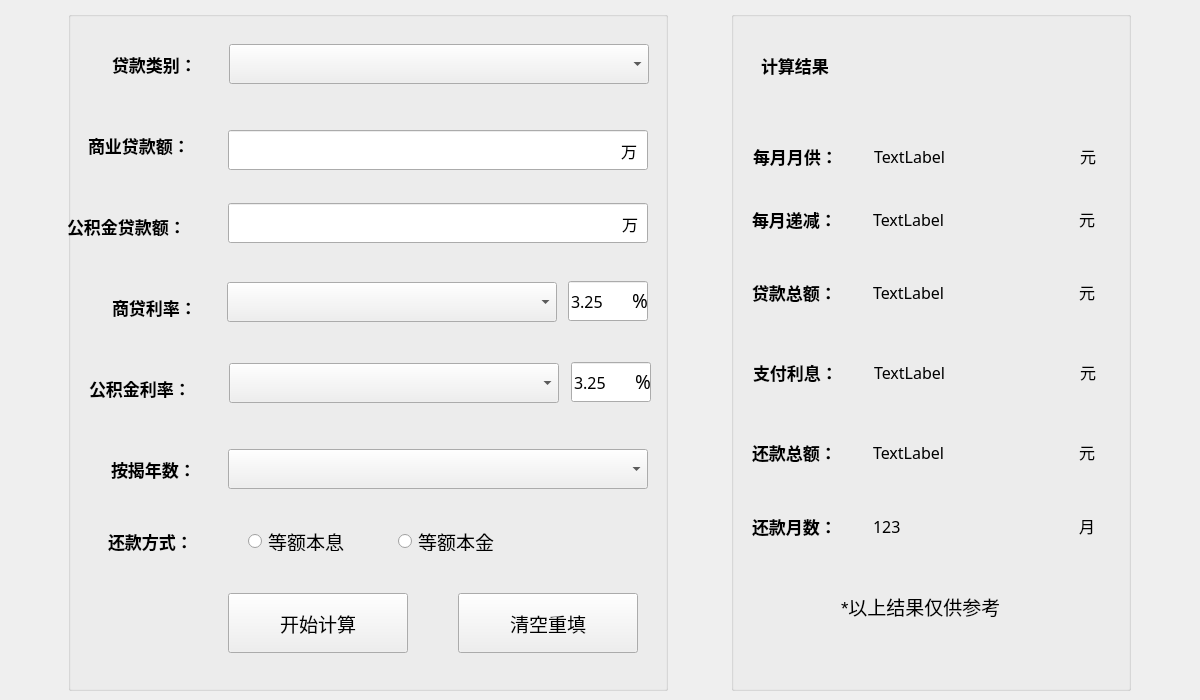
<?xml version="1.0" encoding="UTF-8"?>
<ui version="4.0">
 <class>Widget3</class>
 <widget class="QWidget" name="Widget3">
  <property name="geometry">
   <rect>
    <x>0</x>
    <y>0</y>
    <width>1200</width>
    <height>700</height>
   </rect>
  </property>
  <property name="minimumSize">
   <size>
    <width>1200</width>
    <height>700</height>
   </size>
  </property>
  <property name="maximumSize">
   <size>
    <width>1200</width>
    <height>700</height>
   </size>
  </property>
  <property name="windowTitle">
   <string>Form</string>
  </property>
  <layout class="QHBoxLayout" name="horizontalLayout">
   <item>
    <widget class="QGroupBox" name="groupBox">
     <property name="minimumSize">
      <size>
       <width>600</width>
       <height>680</height>
      </size>
     </property>
     <property name="maximumSize">
      <size>
       <width>600</width>
       <height>680</height>
      </size>
     </property>
     <property name="title">
      <string/>
     </property>
     <widget class="QLabel" name="label10_2">
      <property name="geometry">
       <rect>
        <x>554</x>
        <y>193</y>
        <width>41</width>
        <height>40</height>
       </rect>
      </property>
      <property name="minimumSize">
       <size>
        <width>0</width>
        <height>40</height>
       </size>
      </property>
      <property name="maximumSize">
       <size>
        <width>16777215</width>
        <height>40</height>
       </size>
      </property>
      <property name="font">
       <font>
        <family>黑体</family>
        <pointsize>12</pointsize>
       </font>
      </property>
      <property name="text">
       <string>万</string>
      </property>
     </widget>
     <widget class="QRadioButton" name="rbtn1">
      <property name="geometry">
       <rect>
        <x>180</x>
        <y>520</y>
        <width>115</width>
        <height>20</height>
       </rect>
      </property>
      <property name="minimumSize">
       <size>
        <width>115</width>
        <height>20</height>
       </size>
      </property>
      <property name="maximumSize">
       <size>
        <width>115</width>
        <height>20</height>
       </size>
      </property>
      <property name="font">
       <font>
        <family>新宋体</family>
        <pointsize>14</pointsize>
       </font>
      </property>
      <property name="text">
       <string>等额本息</string>
      </property>
     </widget>
     <widget class="QLabel" name="label6">
      <property name="geometry">
       <rect>
        <x>43</x>
        <y>447</y>
        <width>115</width>
        <height>22</height>
       </rect>
      </property>
      <property name="minimumSize">
       <size>
        <width>115</width>
        <height>22</height>
       </size>
      </property>
      <property name="maximumSize">
       <size>
        <width>115</width>
        <height>22</height>
       </size>
      </property>
      <property name="font">
       <font>
        <family>黑体</family>
        <pointsize>13</pointsize>
        <weight>75</weight>
        <bold>true</bold>
       </font>
      </property>
      <property name="text">
       <string>按揭年数：</string>
      </property>
     </widget>
     <widget class="QLabel" name="label1_3">
      <property name="geometry">
       <rect>
        <x>-1</x>
        <y>204</y>
        <width>150</width>
        <height>22</height>
       </rect>
      </property>
      <property name="minimumSize">
       <size>
        <width>150</width>
        <height>22</height>
       </size>
      </property>
      <property name="maximumSize">
       <size>
        <width>150</width>
        <height>22</height>
       </size>
      </property>
      <property name="font">
       <font>
        <family>黑体</family>
        <pointsize>13</pointsize>
        <weight>75</weight>
        <bold>true</bold>
       </font>
      </property>
      <property name="text">
       <string>公积金贷款额：</string>
      </property>
     </widget>
     <widget class="QPushButton" name="btn2">
      <property name="geometry">
       <rect>
        <x>390</x>
        <y>582</y>
        <width>180</width>
        <height>60</height>
       </rect>
      </property>
      <property name="minimumSize">
       <size>
        <width>180</width>
        <height>60</height>
       </size>
      </property>
      <property name="maximumSize">
       <size>
        <width>180</width>
        <height>60</height>
       </size>
      </property>
      <property name="font">
       <font>
        <family>黑体</family>
        <pointsize>14</pointsize>
       </font>
      </property>
      <property name="text">
       <string>清空重填</string>
      </property>
     </widget>
     <widget class="QLabel" name="label7_2">
      <property name="geometry">
       <rect>
        <x>21</x>
        <y>366</y>
        <width>130</width>
        <height>22</height>
       </rect>
      </property>
      <property name="minimumSize">
       <size>
        <width>130</width>
        <height>22</height>
       </size>
      </property>
      <property name="maximumSize">
       <size>
        <width>130</width>
        <height>22</height>
       </size>
      </property>
      <property name="font">
       <font>
        <family>黑体</family>
        <pointsize>13</pointsize>
        <weight>75</weight>
        <bold>true</bold>
       </font>
      </property>
      <property name="text">
       <string>公积金利率：</string>
      </property>
     </widget>
     <widget class="QRadioButton" name="rbtn2">
      <property name="geometry">
       <rect>
        <x>330</x>
        <y>520</y>
        <width>115</width>
        <height>20</height>
       </rect>
      </property>
      <property name="minimumSize">
       <size>
        <width>115</width>
        <height>20</height>
       </size>
      </property>
      <property name="maximumSize">
       <size>
        <width>115</width>
        <height>20</height>
       </size>
      </property>
      <property name="font">
       <font>
        <family>新宋体</family>
        <pointsize>14</pointsize>
       </font>
      </property>
      <property name="text">
       <string>等额本金</string>
      </property>
     </widget>
     <widget class="QLabel" name="label7">
      <property name="geometry">
       <rect>
        <x>44</x>
        <y>285</y>
        <width>115</width>
        <height>22</height>
       </rect>
      </property>
      <property name="minimumSize">
       <size>
        <width>115</width>
        <height>22</height>
       </size>
      </property>
      <property name="maximumSize">
       <size>
        <width>115</width>
        <height>22</height>
       </size>
      </property>
      <property name="font">
       <font>
        <family>黑体</family>
        <pointsize>13</pointsize>
        <weight>75</weight>
        <bold>true</bold>
       </font>
      </property>
      <property name="text">
       <string>商贷利率：</string>
      </property>
     </widget>
     <widget class="QLabel" name="label1_2">
      <property name="geometry">
       <rect>
        <x>20</x>
        <y>123</y>
        <width>130</width>
        <height>22</height>
       </rect>
      </property>
      <property name="minimumSize">
       <size>
        <width>130</width>
        <height>22</height>
       </size>
      </property>
      <property name="maximumSize">
       <size>
        <width>130</width>
        <height>22</height>
       </size>
      </property>
      <property name="font">
       <font>
        <family>黑体</family>
        <pointsize>13</pointsize>
        <weight>75</weight>
        <bold>true</bold>
       </font>
      </property>
      <property name="text">
       <string>商业贷款额：</string>
      </property>
     </widget>
     <widget class="QLabel" name="label8">
      <property name="geometry">
       <rect>
        <x>40</x>
        <y>519</y>
        <width>115</width>
        <height>22</height>
       </rect>
      </property>
      <property name="minimumSize">
       <size>
        <width>115</width>
        <height>22</height>
       </size>
      </property>
      <property name="maximumSize">
       <size>
        <width>115</width>
        <height>22</height>
       </size>
      </property>
      <property name="font">
       <font>
        <family>黑体</family>
        <pointsize>13</pointsize>
        <weight>75</weight>
        <bold>true</bold>
       </font>
      </property>
      <property name="text">
       <string>还款方式：</string>
      </property>
     </widget>
     <widget class="QLabel" name="label1">
      <property name="geometry">
       <rect>
        <x>44</x>
        <y>42</y>
        <width>115</width>
        <height>22</height>
       </rect>
      </property>
      <property name="minimumSize">
       <size>
        <width>115</width>
        <height>22</height>
       </size>
      </property>
      <property name="maximumSize">
       <size>
        <width>115</width>
        <height>22</height>
       </size>
      </property>
      <property name="font">
       <font>
        <family>黑体</family>
        <pointsize>13</pointsize>
        <weight>75</weight>
        <bold>true</bold>
       </font>
      </property>
      <property name="text">
       <string>贷款类别：</string>
      </property>
     </widget>
     <widget class="QPushButton" name="btn1">
      <property name="geometry">
       <rect>
        <x>160</x>
        <y>582</y>
        <width>180</width>
        <height>60</height>
       </rect>
      </property>
      <property name="minimumSize">
       <size>
        <width>180</width>
        <height>60</height>
       </size>
      </property>
      <property name="maximumSize">
       <size>
        <width>180</width>
        <height>60</height>
       </size>
      </property>
      <property name="font">
       <font>
        <family>黑体</family>
        <pointsize>14</pointsize>
       </font>
      </property>
      <property name="text">
       <string>开始计算</string>
      </property>
     </widget>
     <widget class="QLineEdit" name="lineEdit1">
      <property name="geometry">
       <rect>
        <x>160</x>
        <y>119</y>
        <width>420</width>
        <height>40</height>
       </rect>
      </property>
      <property name="minimumSize">
       <size>
        <width>420</width>
        <height>40</height>
       </size>
      </property>
      <property name="maximumSize">
       <size>
        <width>420</width>
        <height>40</height>
       </size>
      </property>
      <property name="font">
       <font>
        <family>微软雅黑 Light</family>
        <pointsize>12</pointsize>
       </font>
      </property>
     </widget>
     <widget class="QComboBox" name="comboBox4">
      <property name="geometry">
       <rect>
        <x>160</x>
        <y>438</y>
        <width>420</width>
        <height>40</height>
       </rect>
      </property>
      <property name="minimumSize">
       <size>
        <width>420</width>
        <height>40</height>
       </size>
      </property>
      <property name="maximumSize">
       <size>
        <width>420</width>
        <height>40</height>
       </size>
      </property>
      <property name="font">
       <font>
        <family>微软雅黑 Light</family>
        <pointsize>12</pointsize>
       </font>
      </property>
     </widget>
     <widget class="QLineEdit" name="lineEdit2">
      <property name="geometry">
       <rect>
        <x>160</x>
        <y>192</y>
        <width>420</width>
        <height>40</height>
       </rect>
      </property>
      <property name="minimumSize">
       <size>
        <width>420</width>
        <height>40</height>
       </size>
      </property>
      <property name="maximumSize">
       <size>
        <width>420</width>
        <height>40</height>
       </size>
      </property>
      <property name="font">
       <font>
        <family>微软雅黑 Light</family>
        <pointsize>12</pointsize>
       </font>
      </property>
     </widget>
     <widget class="QComboBox" name="comboBox1">
      <property name="geometry">
       <rect>
        <x>161</x>
        <y>33</y>
        <width>420</width>
        <height>40</height>
       </rect>
      </property>
      <property name="minimumSize">
       <size>
        <width>420</width>
        <height>40</height>
       </size>
      </property>
      <property name="maximumSize">
       <size>
        <width>420</width>
        <height>40</height>
       </size>
      </property>
      <property name="font">
       <font>
        <family>微软雅黑 Light</family>
        <pointsize>12</pointsize>
       </font>
      </property>
     </widget>
     <widget class="QLabel" name="label10">
      <property name="geometry">
       <rect>
        <x>553</x>
        <y>120</y>
        <width>31</width>
        <height>40</height>
       </rect>
      </property>
      <property name="minimumSize">
       <size>
        <width>0</width>
        <height>40</height>
       </size>
      </property>
      <property name="maximumSize">
       <size>
        <width>16777215</width>
        <height>40</height>
       </size>
      </property>
      <property name="font">
       <font>
        <family>黑体</family>
        <pointsize>12</pointsize>
       </font>
      </property>
      <property name="text">
       <string>万</string>
      </property>
     </widget>
     <widget class="QComboBox" name="comboBox5">
      <property name="geometry">
       <rect>
        <x>159</x>
        <y>271</y>
        <width>330</width>
        <height>40</height>
       </rect>
      </property>
      <property name="minimumSize">
       <size>
        <width>330</width>
        <height>40</height>
       </size>
      </property>
      <property name="maximumSize">
       <size>
        <width>330</width>
        <height>40</height>
       </size>
      </property>
      <property name="font">
       <font>
        <family>微软雅黑 Light</family>
        <pointsize>12</pointsize>
       </font>
      </property>
     </widget>
     <widget class="QLabel" name="label11">
      <property name="geometry">
       <rect>
        <x>564</x>
        <y>269</y>
        <width>31</width>
        <height>40</height>
       </rect>
      </property>
      <property name="minimumSize">
       <size>
        <width>0</width>
        <height>40</height>
       </size>
      </property>
      <property name="maximumSize">
       <size>
        <width>16777215</width>
        <height>40</height>
       </size>
      </property>
      <property name="font">
       <font>
        <family>黑体</family>
        <pointsize>14</pointsize>
       </font>
      </property>
      <property name="text">
       <string>%</string>
      </property>
     </widget>
     <widget class="QLineEdit" name="lineEdit3">
      <property name="geometry">
       <rect>
        <x>500</x>
        <y>270</y>
        <width>80</width>
        <height>40</height>
       </rect>
      </property>
      <property name="minimumSize">
       <size>
        <width>80</width>
        <height>40</height>
       </size>
      </property>
      <property name="maximumSize">
       <size>
        <width>80</width>
        <height>40</height>
       </size>
      </property>
      <property name="font">
       <font>
        <family>微软雅黑 Light</family>
        <pointsize>12</pointsize>
       </font>
      </property>
      <property name="text">
       <string>3.25</string>
      </property>
     </widget>
     <widget class="QLineEdit" name="lineEdit4">
      <property name="geometry">
       <rect>
        <x>503</x>
        <y>351</y>
        <width>80</width>
        <height>40</height>
       </rect>
      </property>
      <property name="minimumSize">
       <size>
        <width>80</width>
        <height>40</height>
       </size>
      </property>
      <property name="maximumSize">
       <size>
        <width>80</width>
        <height>40</height>
       </size>
      </property>
      <property name="font">
       <font>
        <family>微软雅黑 Light</family>
        <pointsize>12</pointsize>
       </font>
      </property>
      <property name="text">
       <string>3.25</string>
      </property>
     </widget>
     <widget class="QComboBox" name="comboBox6">
      <property name="geometry">
       <rect>
        <x>161</x>
        <y>352</y>
        <width>330</width>
        <height>40</height>
       </rect>
      </property>
      <property name="minimumSize">
       <size>
        <width>330</width>
        <height>40</height>
       </size>
      </property>
      <property name="maximumSize">
       <size>
        <width>330</width>
        <height>40</height>
       </size>
      </property>
      <property name="font">
       <font>
        <family>微软雅黑 Light</family>
        <pointsize>12</pointsize>
       </font>
      </property>
     </widget>
     <widget class="QLabel" name="label11_2">
      <property name="geometry">
       <rect>
        <x>567</x>
        <y>350</y>
        <width>31</width>
        <height>40</height>
       </rect>
      </property>
      <property name="minimumSize">
       <size>
        <width>0</width>
        <height>40</height>
       </size>
      </property>
      <property name="maximumSize">
       <size>
        <width>16777215</width>
        <height>40</height>
       </size>
      </property>
      <property name="font">
       <font>
        <family>黑体</family>
        <pointsize>14</pointsize>
       </font>
      </property>
      <property name="text">
       <string>%</string>
      </property>
     </widget>
     <zorder>rbtn1</zorder>
     <zorder>label6</zorder>
     <zorder>label1_3</zorder>
     <zorder>btn2</zorder>
     <zorder>label7_2</zorder>
     <zorder>rbtn2</zorder>
     <zorder>label7</zorder>
     <zorder>label1_2</zorder>
     <zorder>label8</zorder>
     <zorder>label1</zorder>
     <zorder>btn1</zorder>
     <zorder>lineEdit1</zorder>
     <zorder>comboBox4</zorder>
     <zorder>lineEdit2</zorder>
     <zorder>comboBox1</zorder>
     <zorder>label10</zorder>
     <zorder>label10_2</zorder>
     <zorder>comboBox5</zorder>
     <zorder>lineEdit3</zorder>
     <zorder>label11</zorder>
     <zorder>lineEdit4</zorder>
     <zorder>comboBox6</zorder>
     <zorder>label11_2</zorder>
    </widget>
   </item>
   <item>
    <widget class="QGroupBox" name="groupBox_2">
     <property name="minimumSize">
      <size>
       <width>400</width>
       <height>680</height>
      </size>
     </property>
     <property name="maximumSize">
      <size>
       <width>400</width>
       <height>680</height>
      </size>
     </property>
     <property name="title">
      <string/>
     </property>
     <widget class="QLabel" name="label1_8">
      <property name="geometry">
       <rect>
        <x>21</x>
        <y>504</y>
        <width>115</width>
        <height>22</height>
       </rect>
      </property>
      <property name="minimumSize">
       <size>
        <width>115</width>
        <height>22</height>
       </size>
      </property>
      <property name="maximumSize">
       <size>
        <width>115</width>
        <height>22</height>
       </size>
      </property>
      <property name="font">
       <font>
        <family>黑体</family>
        <pointsize>13</pointsize>
        <weight>75</weight>
        <bold>true</bold>
       </font>
      </property>
      <property name="text">
       <string>还款月数：</string>
      </property>
     </widget>
     <widget class="QLabel" name="label1_4">
      <property name="geometry">
       <rect>
        <x>30</x>
        <y>43</y>
        <width>115</width>
        <height>22</height>
       </rect>
      </property>
      <property name="minimumSize">
       <size>
        <width>115</width>
        <height>22</height>
       </size>
      </property>
      <property name="maximumSize">
       <size>
        <width>115</width>
        <height>22</height>
       </size>
      </property>
      <property name="font">
       <font>
        <family>黑体</family>
        <pointsize>13</pointsize>
        <weight>75</weight>
        <bold>true</bold>
       </font>
      </property>
      <property name="text">
       <string>计算结果</string>
      </property>
     </widget>
     <widget class="QLabel" name="label1_5">
      <property name="geometry">
       <rect>
        <x>21</x>
        <y>270</y>
        <width>115</width>
        <height>22</height>
       </rect>
      </property>
      <property name="minimumSize">
       <size>
        <width>115</width>
        <height>22</height>
       </size>
      </property>
      <property name="maximumSize">
       <size>
        <width>115</width>
        <height>22</height>
       </size>
      </property>
      <property name="font">
       <font>
        <family>黑体</family>
        <pointsize>13</pointsize>
        <weight>75</weight>
        <bold>true</bold>
       </font>
      </property>
      <property name="text">
       <string>贷款总额：</string>
      </property>
     </widget>
     <widget class="QLabel" name="label1_6">
      <property name="geometry">
       <rect>
        <x>22</x>
        <y>350</y>
        <width>115</width>
        <height>22</height>
       </rect>
      </property>
      <property name="minimumSize">
       <size>
        <width>115</width>
        <height>22</height>
       </size>
      </property>
      <property name="maximumSize">
       <size>
        <width>115</width>
        <height>22</height>
       </size>
      </property>
      <property name="font">
       <font>
        <family>黑体</family>
        <pointsize>13</pointsize>
        <weight>75</weight>
        <bold>true</bold>
       </font>
      </property>
      <property name="text">
       <string>支付利息：</string>
      </property>
     </widget>
     <widget class="QLabel" name="label1_7">
      <property name="geometry">
       <rect>
        <x>21</x>
        <y>430</y>
        <width>115</width>
        <height>22</height>
       </rect>
      </property>
      <property name="minimumSize">
       <size>
        <width>115</width>
        <height>22</height>
       </size>
      </property>
      <property name="maximumSize">
       <size>
        <width>115</width>
        <height>22</height>
       </size>
      </property>
      <property name="font">
       <font>
        <family>黑体</family>
        <pointsize>13</pointsize>
        <weight>75</weight>
        <bold>true</bold>
       </font>
      </property>
      <property name="text">
       <string>还款总额：</string>
      </property>
     </widget>
     <widget class="QLabel" name="label1_10">
      <property name="geometry">
       <rect>
        <x>22</x>
        <y>134</y>
        <width>115</width>
        <height>22</height>
       </rect>
      </property>
      <property name="minimumSize">
       <size>
        <width>115</width>
        <height>22</height>
       </size>
      </property>
      <property name="maximumSize">
       <size>
        <width>115</width>
        <height>22</height>
       </size>
      </property>
      <property name="font">
       <font>
        <family>黑体</family>
        <pointsize>13</pointsize>
        <weight>75</weight>
        <bold>true</bold>
       </font>
      </property>
      <property name="text">
       <string>每月月供：</string>
      </property>
     </widget>
     <widget class="QLabel" name="label_8">
      <property name="geometry">
       <rect>
        <x>143</x>
        <y>130</y>
        <width>200</width>
        <height>30</height>
       </rect>
      </property>
      <property name="minimumSize">
       <size>
        <width>200</width>
        <height>30</height>
       </size>
      </property>
      <property name="maximumSize">
       <size>
        <width>200</width>
        <height>30</height>
       </size>
      </property>
      <property name="font">
       <font>
        <family>微软雅黑 Light</family>
        <pointsize>12</pointsize>
       </font>
      </property>
      <property name="text">
       <string>TextLabel</string>
      </property>
     </widget>
     <widget class="QLabel" name="label_4">
      <property name="geometry">
       <rect>
        <x>349</x>
        <y>130</y>
        <width>20</width>
        <height>30</height>
       </rect>
      </property>
      <property name="minimumSize">
       <size>
        <width>20</width>
        <height>30</height>
       </size>
      </property>
      <property name="maximumSize">
       <size>
        <width>20</width>
        <height>30</height>
       </size>
      </property>
      <property name="font">
       <font>
        <family>楷体</family>
        <pointsize>12</pointsize>
       </font>
      </property>
      <property name="text">
       <string>元</string>
      </property>
     </widget>
     <widget class="QLabel" name="label_9">
      <property name="geometry">
       <rect>
        <x>142</x>
        <y>266</y>
        <width>200</width>
        <height>30</height>
       </rect>
      </property>
      <property name="minimumSize">
       <size>
        <width>200</width>
        <height>30</height>
       </size>
      </property>
      <property name="maximumSize">
       <size>
        <width>200</width>
        <height>30</height>
       </size>
      </property>
      <property name="font">
       <font>
        <family>微软雅黑 Light</family>
        <pointsize>12</pointsize>
       </font>
      </property>
      <property name="text">
       <string>TextLabel</string>
      </property>
     </widget>
     <widget class="QLabel" name="label_5">
      <property name="geometry">
       <rect>
        <x>348</x>
        <y>266</y>
        <width>20</width>
        <height>30</height>
       </rect>
      </property>
      <property name="minimumSize">
       <size>
        <width>20</width>
        <height>30</height>
       </size>
      </property>
      <property name="maximumSize">
       <size>
        <width>20</width>
        <height>30</height>
       </size>
      </property>
      <property name="font">
       <font>
        <family>楷体</family>
        <pointsize>12</pointsize>
       </font>
      </property>
      <property name="text">
       <string>元</string>
      </property>
     </widget>
     <widget class="QLabel" name="label_10">
      <property name="geometry">
       <rect>
        <x>142</x>
        <y>500</y>
        <width>200</width>
        <height>30</height>
       </rect>
      </property>
      <property name="minimumSize">
       <size>
        <width>200</width>
        <height>30</height>
       </size>
      </property>
      <property name="maximumSize">
       <size>
        <width>200</width>
        <height>30</height>
       </size>
      </property>
      <property name="font">
       <font>
        <family>微软雅黑 Light</family>
        <pointsize>12</pointsize>
       </font>
      </property>
      <property name="text">
       <string>123</string>
      </property>
     </widget>
     <widget class="QLabel" name="label_6">
      <property name="geometry">
       <rect>
        <x>348</x>
        <y>500</y>
        <width>20</width>
        <height>30</height>
       </rect>
      </property>
      <property name="minimumSize">
       <size>
        <width>20</width>
        <height>30</height>
       </size>
      </property>
      <property name="maximumSize">
       <size>
        <width>20</width>
        <height>30</height>
       </size>
      </property>
      <property name="font">
       <font>
        <family>楷体</family>
        <pointsize>12</pointsize>
       </font>
      </property>
      <property name="text">
       <string>月</string>
      </property>
     </widget>
     <widget class="QLabel" name="label_11">
      <property name="geometry">
       <rect>
        <x>349</x>
        <y>346</y>
        <width>20</width>
        <height>30</height>
       </rect>
      </property>
      <property name="minimumSize">
       <size>
        <width>20</width>
        <height>30</height>
       </size>
      </property>
      <property name="maximumSize">
       <size>
        <width>20</width>
        <height>30</height>
       </size>
      </property>
      <property name="font">
       <font>
        <family>楷体</family>
        <pointsize>12</pointsize>
       </font>
      </property>
      <property name="text">
       <string>元</string>
      </property>
     </widget>
     <widget class="QLabel" name="label_12">
      <property name="geometry">
       <rect>
        <x>143</x>
        <y>346</y>
        <width>200</width>
        <height>30</height>
       </rect>
      </property>
      <property name="minimumSize">
       <size>
        <width>200</width>
        <height>30</height>
       </size>
      </property>
      <property name="maximumSize">
       <size>
        <width>200</width>
        <height>30</height>
       </size>
      </property>
      <property name="font">
       <font>
        <family>微软雅黑 Light</family>
        <pointsize>12</pointsize>
       </font>
      </property>
      <property name="text">
       <string>TextLabel</string>
      </property>
     </widget>
     <widget class="QLabel" name="label_13">
      <property name="geometry">
       <rect>
        <x>142</x>
        <y>426</y>
        <width>200</width>
        <height>30</height>
       </rect>
      </property>
      <property name="minimumSize">
       <size>
        <width>200</width>
        <height>30</height>
       </size>
      </property>
      <property name="maximumSize">
       <size>
        <width>200</width>
        <height>30</height>
       </size>
      </property>
      <property name="font">
       <font>
        <family>微软雅黑 Light</family>
        <pointsize>12</pointsize>
       </font>
      </property>
      <property name="text">
       <string>TextLabel</string>
      </property>
     </widget>
     <widget class="QLabel" name="label_14">
      <property name="geometry">
       <rect>
        <x>348</x>
        <y>426</y>
        <width>20</width>
        <height>30</height>
       </rect>
      </property>
      <property name="minimumSize">
       <size>
        <width>20</width>
        <height>30</height>
       </size>
      </property>
      <property name="maximumSize">
       <size>
        <width>20</width>
        <height>30</height>
       </size>
      </property>
      <property name="font">
       <font>
        <family>楷体</family>
        <pointsize>12</pointsize>
       </font>
      </property>
      <property name="text">
       <string>元</string>
      </property>
     </widget>
     <widget class="QLabel" name="label_2">
      <property name="geometry">
       <rect>
        <x>110</x>
        <y>580</y>
        <width>200</width>
        <height>30</height>
       </rect>
      </property>
      <property name="minimumSize">
       <size>
        <width>200</width>
        <height>30</height>
       </size>
      </property>
      <property name="maximumSize">
       <size>
        <width>200</width>
        <height>30</height>
       </size>
      </property>
      <property name="font">
       <font>
        <family>Arial</family>
        <pointsize>14</pointsize>
       </font>
      </property>
      <property name="text">
       <string>*以上结果仅供参考</string>
      </property>
     </widget>
     <widget class="QLabel" name="label1_11">
      <property name="geometry">
       <rect>
        <x>21</x>
        <y>197</y>
        <width>115</width>
        <height>22</height>
       </rect>
      </property>
      <property name="minimumSize">
       <size>
        <width>115</width>
        <height>22</height>
       </size>
      </property>
      <property name="maximumSize">
       <size>
        <width>115</width>
        <height>22</height>
       </size>
      </property>
      <property name="font">
       <font>
        <family>黑体</family>
        <pointsize>13</pointsize>
        <weight>75</weight>
        <bold>true</bold>
       </font>
      </property>
      <property name="text">
       <string>每月递减：</string>
      </property>
     </widget>
     <widget class="QLabel" name="label_7">
      <property name="geometry">
       <rect>
        <x>348</x>
        <y>193</y>
        <width>20</width>
        <height>30</height>
       </rect>
      </property>
      <property name="minimumSize">
       <size>
        <width>20</width>
        <height>30</height>
       </size>
      </property>
      <property name="maximumSize">
       <size>
        <width>20</width>
        <height>30</height>
       </size>
      </property>
      <property name="font">
       <font>
        <family>楷体</family>
        <pointsize>12</pointsize>
       </font>
      </property>
      <property name="text">
       <string>元</string>
      </property>
     </widget>
     <widget class="QLabel" name="label_15">
      <property name="geometry">
       <rect>
        <x>142</x>
        <y>193</y>
        <width>200</width>
        <height>30</height>
       </rect>
      </property>
      <property name="minimumSize">
       <size>
        <width>200</width>
        <height>30</height>
       </size>
      </property>
      <property name="maximumSize">
       <size>
        <width>200</width>
        <height>30</height>
       </size>
      </property>
      <property name="font">
       <font>
        <family>微软雅黑 Light</family>
        <pointsize>12</pointsize>
       </font>
      </property>
      <property name="text">
       <string>TextLabel</string>
      </property>
     </widget>
    </widget>
   </item>
  </layout>
 </widget>
 <resources/>
 <connections/>
</ui>
